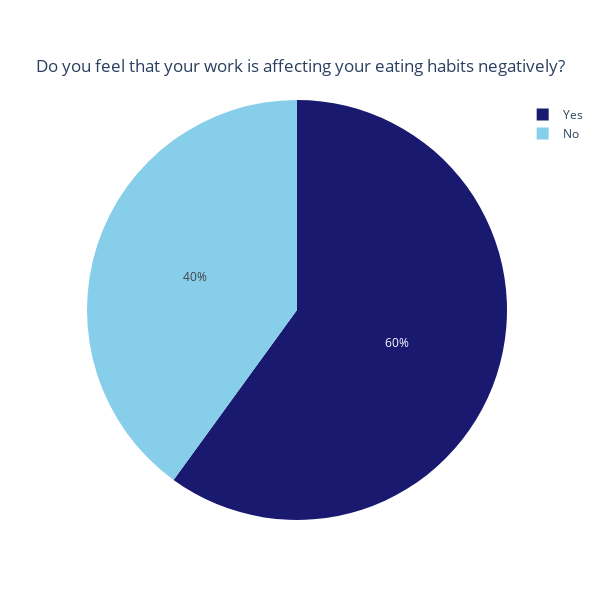

Notebook cell for this chart:
### Code cell
# Data
labels = ['Yes', 'No']
percentages = [60, 40]

# Specify custom colors for each label
custom_colors = {
    'Yes': 'midnightblue',
    'No': 'skyblue'
}

# Create a DataFrame
data = {'Servings': labels, 'Percentage': percentages}
df = pd.DataFrame(data)

# Plotting the pie chart with custom colors
fig = px.pie(df, values='Percentage', names='Servings',
             title='Do you feel that your work is affecting your eating habits negatively?',
             color='Servings', color_discrete_map=custom_colors,
             height=600, width=600)

# Update layout
fig.update_layout(
    title_x=0.5,  # Center the title
    title_y=0.9,  # Adjust title position
    uniformtext_minsize=12,  # Set text size
    uniformtext_mode='hide'  # Hide text if it doesn't fit
)

fig.show()

### Figure 1 — Plotly figure (JSON) as saved in the notebook; plotly's stock layout.template omitted (floating-point values rounded to 4 significant figures)
{"data": [{"customdata": [["Yes"], ["No"]], "domain": {"x": [0, 1], "y": [0, 1]}, "hovertemplate": "Servings=%{customdata[0]}<br>Percentage=%{value}<extra></extra>", "labels": ["Yes", "No"], "legendgroup": "", "marker": {"colors": ["midnightblue", "skyblue"]}, "name": "", "showlegend": true, "type": "pie", "values": [60, 40]}], "layout": {"height": 600, "legend": {"tracegroupgap": 0}, "title": {"text": "Do you feel that your work is affecting your eating habits negatively?", "x": 0.5, "y": 0.9}, "uniformtext": {"minsize": 12, "mode": "hide"}, "width": 600}}
